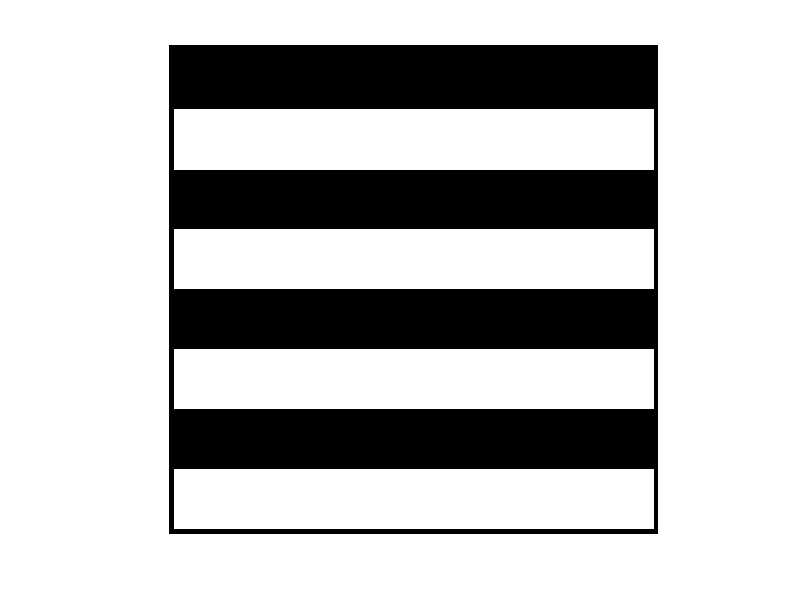
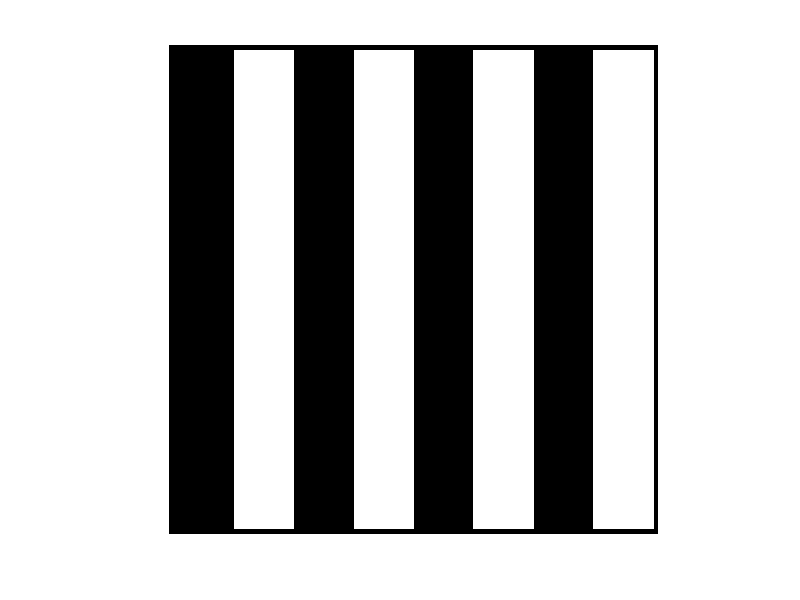
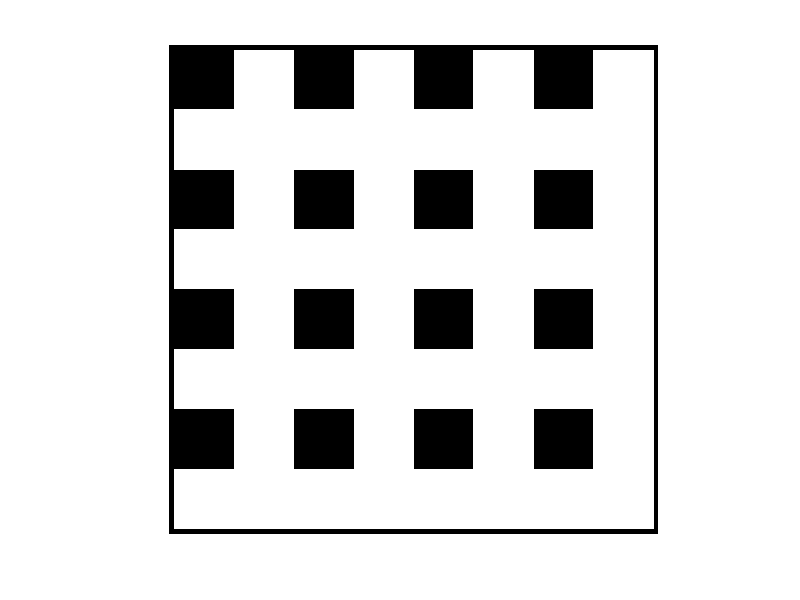
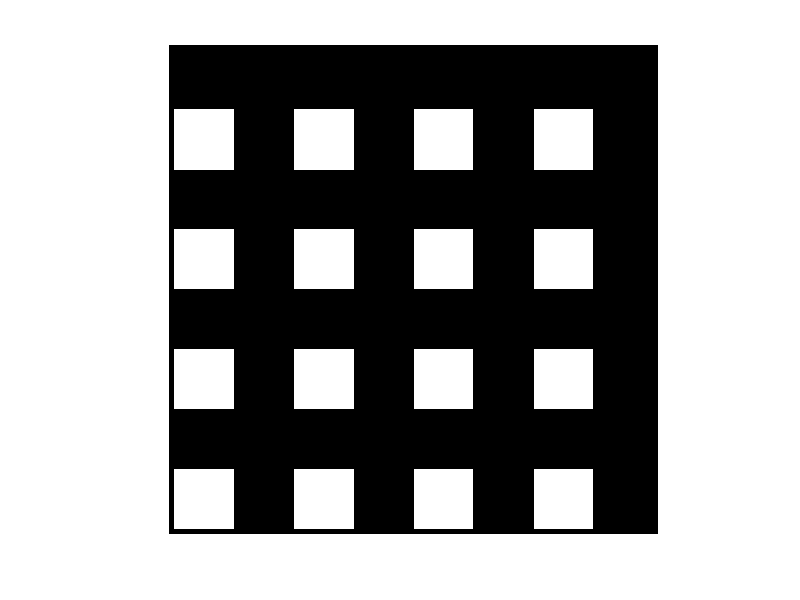

MATLAB code to generate these figures, in order:
A=zeros(1024,1024);
A(128:256,1:1024)=255;
A(384:512,1:1024)=255;
A(640:768,1:1024)=255;
A(896:1024,1:1024)=255;
A = padarray(A,[10 10],0,'both');


B=zeros(1024,1024);
B(1:1024,128:256)=255;
B(1:1024,384:512)=255;
B(1:1024,640:768)=255;
B(1:1024,896:1024)=255;
B = padarray(B,[10 10],0,'both');

ADD = imadd(A,B);
SUB = imsubtract(A,B);
MUL = immultiply(A,B);

k = 3. ;  
x = 1:1024 ; 
y = 1:256 ; 
[X,Y] = meshgrid(x,y) ; 
D = 1/2*(1+sin(2*pi/256*k*X)) ; 

E=ones(256,256);
E(104:152,104:152)=0;
E = padarray(E,[10 10],0,'both');


figure, imshow(A);
figure, imshow(B);
figure, imshow(ADD);
figure, imshow(SUB);
figure, imshow(MUL);
figure, imshow(D);
figure,imshow(E);

